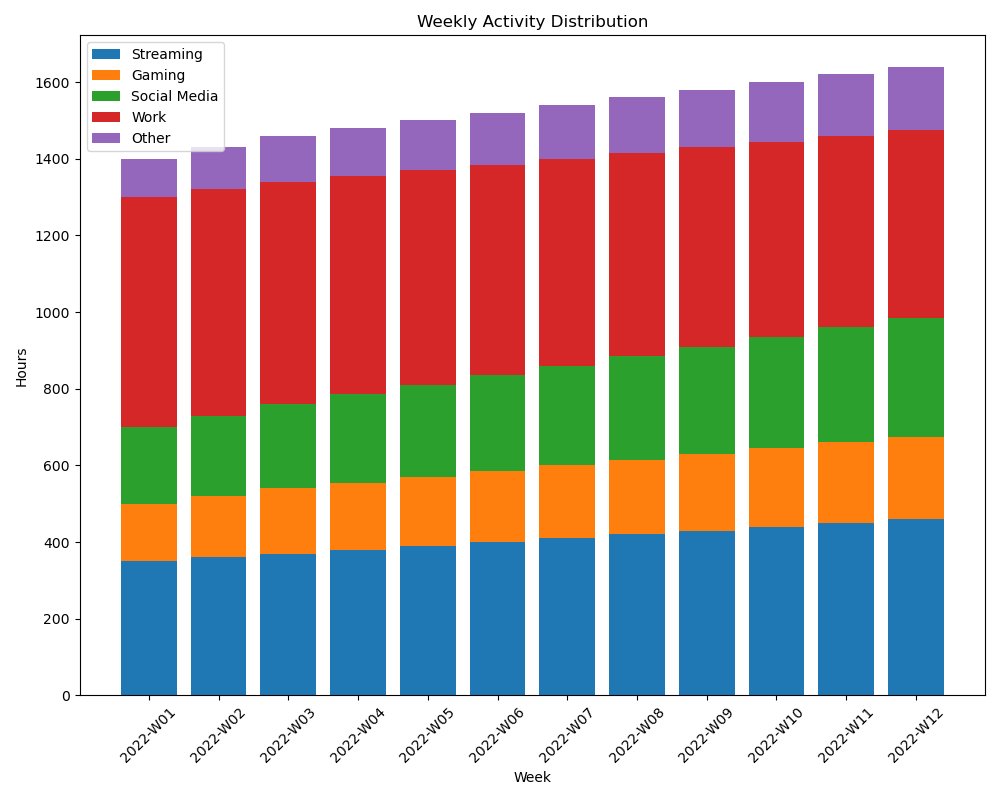

Generate this figure with Python:

import matplotlib.pyplot as plt

# Data provided as a list of dictionaries
data = [
    {'Week': '2022-W01', ' Streaming (hours)': 350, ' Gaming (hours)': 150, ' Social Media (hours)': 200, ' Work (hours)': 600, ' Other (hours)': 100},
    {'Week': '2022-W02', ' Streaming (hours)': 360, ' Gaming (hours)': 160, ' Social Media (hours)': 210, ' Work (hours)': 590, ' Other (hours)': 110},
    {'Week': '2022-W03', ' Streaming (hours)': 370, ' Gaming (hours)': 170, ' Social Media (hours)': 220, ' Work (hours)': 580, ' Other (hours)': 120},
    {'Week': '2022-W04', ' Streaming (hours)': 380, ' Gaming (hours)': 175, ' Social Media (hours)': 230, ' Work (hours)': 570, ' Other (hours)': 125},
    {'Week': '2022-W05', ' Streaming (hours)': 390, ' Gaming (hours)': 180, ' Social Media (hours)': 240, ' Work (hours)': 560, ' Other (hours)': 130},
    {'Week': '2022-W06', ' Streaming (hours)': 400, ' Gaming (hours)': 185, ' Social Media (hours)': 250, ' Work (hours)': 550, ' Other (hours)': 135},
    {'Week': '2022-W07', ' Streaming (hours)': 410, ' Gaming (hours)': 190, ' Social Media (hours)': 260, ' Work (hours)': 540, ' Other (hours)': 140},
    {'Week': '2022-W08', ' Streaming (hours)': 420, ' Gaming (hours)': 195, ' Social Media (hours)': 270, ' Work (hours)': 530, ' Other (hours)': 145},
    {'Week': '2022-W09', ' Streaming (hours)': 430, ' Gaming (hours)': 200, ' Social Media (hours)': 280, ' Work (hours)': 520, ' Other (hours)': 150},
    {'Week': '2022-W10', ' Streaming (hours)': 440, ' Gaming (hours)': 205, ' Social Media (hours)': 290, ' Work (hours)': 510, ' Other (hours)': 155},
    {'Week': '2022-W11', ' Streaming (hours)': 450, ' Gaming (hours)': 210, ' Social Media (hours)': 300, ' Work (hours)': 500, ' Other (hours)': 160},
    {'Week': '2022-W12', ' Streaming (hours)': 460, ' Gaming (hours)': 215, ' Social Media (hours)': 310, ' Work (hours)': 490, ' Other (hours)': 165}
]

# Preparing the data
weeks = [item['Week'] for item in data]
streaming_hours = [item[' Streaming (hours)'] for item in data]
gaming_hours = [item[' Gaming (hours)'] for item in data]
social_media_hours = [item[' Social Media (hours)'] for item in data]
work_hours = [item[' Work (hours)'] for item in data]
other_hours = [item[' Other (hours)'] for item in data]

# Stacking the bars for each activity
plt.figure(figsize=(10, 8))
plt.bar(weeks, streaming_hours, label='Streaming')
plt.bar(weeks, gaming_hours, bottom=streaming_hours, label='Gaming')
plt.bar(weeks, social_media_hours, bottom=[i+j for i,j in zip(streaming_hours, gaming_hours)], label='Social Media')
plt.bar(weeks, work_hours, bottom=[i+j+k for i,j,k in zip(streaming_hours, gaming_hours, social_media_hours)], label='Work')
plt.bar(weeks, other_hours, bottom=[i+j+k+l for i,j,k,l in zip(streaming_hours, gaming_hours, social_media_hours, work_hours)], label='Other')

# Adding titles and labels
plt.title('Weekly Activity Distribution')
plt.xlabel('Week')
plt.ylabel('Hours')
plt.xticks(rotation=45)
plt.legend()

# Display the stacked bar chart
plt.tight_layout()
plt.show()
